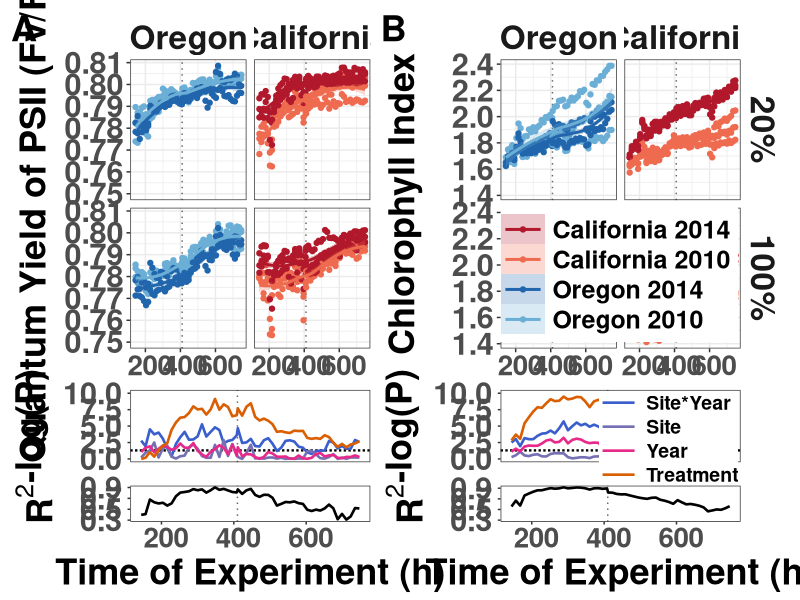
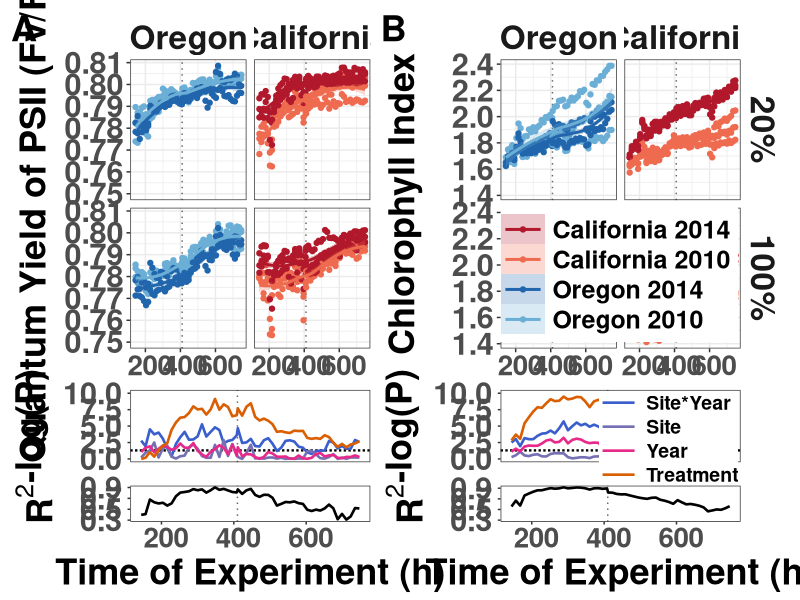

These figures' R source, in order:
##################################################################################
## Fig 2 : Fv/FM and Chlorophyl graphs with P-values
## Get select graphs for 20 and 100%
## Four-color version: California 2014/2010 in reds, Oregon 2014/2010 in blues
###################################################################################
#Import libraries
library(tidyverse)

#Import Data
PS2_all <- read_csv("data/PS2_all.csv")
PS2_all <- PS2_all %>% mutate(Treatment = factor(Treatment, levels = c("20%", "40%", "60%", "80%", "100%")),
                              Timepoint = factor(Timepoint, levels = c("Early", "Late")))

#Colors: same four Site x Year groups and colors as Fig 1C (legend order too)
grp_levels <- c("California 2014", "California 2010", "Oregon 2014", "Oregon 2010")
grp_cols   <- c("California 2014" = "#B2182B", "California 2010" = "#EF6B4F",
                "Oregon 2014"     = "#2166AC", "Oregon 2010"     = "#6BAED6")

###################################################################################
#Linear Models

library(car)
library(patchwork)

# Data for the models: 20% and 100% only (same subset as the top graphs)
PS2_sub <- PS2_all %>%
  dplyr::filter(Treatment %in% c("20%", "100%")) %>%
  mutate(Treatment = factor(Treatment, levels = c("20%", "100%")),
         Year = factor(Year, levels = c(2010, 2014)),
         Site = factor(Site, levels = c("Oregon", "California")))

#Overall models
mod_FvFm <- lm(Fv.Fm ~ Site * Year + Treatment, data = PS2_sub)
Anova(mod_FvFm)

mod_ChlIdx <- lm(ChlIdx ~ Site * Year + Treatment, data = PS2_sub)
Anova(mod_ChlIdx)

# Plot data: 20% and 100% only, with the Site x Year group used for color
plot_data <- PS2_all %>%
  dplyr::filter(Treatment %in% c("20%", "100%")) %>%
  mutate(Treatment = factor(Treatment, levels = c("20%", "100%")),
         Year = factor(Year, levels = c(2010, 2014)),
         Site = factor(Site, levels = c("Oregon", "California")),
         grp  = factor(paste(Site, Year), levels = grp_levels))

###################################### Fv.Fm: 20% vs 100%, Both Sites ######################################
############################################################################################################
p_fvfm <- plot_data %>%
  ggplot(aes(x = TOE, y = Fv.Fm, color = grp, fill = grp)) +
  geom_point() +
  scale_color_manual(values = grp_cols, breaks = grp_levels, name = NULL) +
  scale_fill_manual(values = grp_cols,  breaks = grp_levels, name = NULL) +
  geom_smooth(alpha = 0.25) +
  facet_grid(Treatment ~ Site) +
  coord_cartesian(ylim = c(0.75, NA)) +
  labs(x = "Time of Experiment", y = "Quantum Yield of PSII (Fv/Fm)") +
  theme_bw() + theme(
    axis.text.x = element_text(size = 20, face = "bold", hjust = 0.4),
    axis.text.y = element_text(size = 22, face = "bold"),
    axis.title.x = element_text(color = "black", size = 26, vjust = 0.5, face = "bold"),
    axis.title.y = element_text(color = "black", size = 26, vjust = 1.7, face = "bold", hjust = 0.5),
    legend.title = element_blank(),
    legend.text = element_text(size = 26, face = "bold"),
    legend.key.size = unit(2, "lines"),
    legend.key.height = unit(1.6, "lines"),
    strip.text = element_text(size = 24, face = "bold"),
    strip.background = element_blank()
  )

###################################### ChlIdx: 20% vs 100%, Both Sites #####################################
############################################################################################################

p_chlidx <- plot_data %>%
  ggplot(aes(x = TOE, y = ChlIdx, color = grp, fill = grp)) +
  geom_point() +
  scale_color_manual(values = grp_cols, breaks = grp_levels, name = NULL) +
  scale_fill_manual(values = grp_cols,  breaks = grp_levels, name = NULL) +
  geom_smooth(alpha = 0.25) +
  facet_grid(Treatment ~ Site) +
  labs(x = "Time of Experiment", y = "Chlorophyll Index") +
  theme_bw() + theme(
    axis.text.x = element_text(size = 20, face = "bold", hjust = 0.4),
    axis.text.y = element_text(size = 22, face = "bold"),
    axis.title.x = element_text(color = "black", size = 26, vjust = 0.5, face = "bold"),
    axis.title.y = element_text(color = "black", size = 26, vjust = 1.7, face = "bold", hjust = 0.5),
    legend.title = element_blank(),
    legend.text = element_text(size = 20, face = "bold"),
    legend.key.size = unit(2, "lines"),
    legend.key.height = unit(1.6, "lines"),
    strip.text = element_text(size = 24, face = "bold"),
    strip.background = element_blank()
  )

library(cowplot)

###################################### Combined: Side-by-side (wide) #######################################
############################################################################################################

# Drop the legend and the Treatment facet strip from the left-hand plot so
# only one shared legend and one set of Treatment labels (on the right plot) appear
p_fvfm_nolegend <- p_fvfm + theme(
  legend.position = "none",
  strip.background.y = element_blank(),
  strip.text.y = element_blank()
)

# Legend inside the right-hand plot; four entries now, so text and keys are smaller than the 2-color version
# >>> ADJUST THESE NUMBERS (x, y) TO REPOSITION THE LEGEND, AND THE SIZES TO RESIZE IT <<<
p_chlidx_combined <- p_chlidx + theme(
  legend.position = "inside",
  legend.position.inside = c(0.99, 0.49),   # <-- tweak x/y (0-1 range) here
  legend.justification = c(1, 1),
  legend.background = element_rect(fill = "white", color = NA),
  legend.text = element_text(size = 18, face = "bold"),
  legend.key.size = unit(2.2, "lines"),
  legend.key.height = unit(1.5, "lines")
)

############################################################################################################
#P-value and R2 graphs (unchanged: these show model terms, not Site x Year groups)
# Fit the same model at each TOE; keep P-value per term and adjusted R2 of the full model
get_toe_stats <- function(data, response) {
  data %>%
    group_by(TOE) %>%
    group_modify(~ {
      out <- tryCatch({
        m <- lm(as.formula(paste0("`", response, "` ~ Site * Year + Treatment")), data = .x)
        a <- Anova(m)
        tibble(Term = rownames(a),
               p = a$`Pr(>F)`,
               adjR2 = summary(m)$adj.r.squared)
      }, error = function(e) {
        tibble(Term = c("Site", "Year", "Treatment", "Site:Year", "Residuals"),
               p = NA_real_, adjR2 = NA_real_)
      })
      out
    }) %>%
    ungroup() %>%
    dplyr::filter(Term != "Residuals") %>%
    mutate(negLogP = -log10(p),
           Term = dplyr::recode(Term, "Site:Year" = "Site*Year"),
           Term = factor(Term, levels = c("Site*Year", "Site", "Year", "Treatment")))
}

toe_stats_fvfm   <- get_toe_stats(PS2_sub, "Fv.Fm")
toe_stats_chlidx <- get_toe_stats(PS2_sub, "ChlIdx")

############################################################################################################
###################################### Formatting (middle + bottom) ########################################
############################################################################################################
legend_space <- 5.5   # right margin; 5.5 is the ggplot default so the right edges match the top graphs

# >>> Gap (pt) between the y-axis title and the tick text on the P-value and R2 graphs <<<
ytitle_gap <- 2

#Shared theme: no grid lines, bold text, text sizes matched to the top figures, zero vertical margins
fig_theme <- theme_bw() + theme(
  panel.grid = element_blank(),
  axis.text.x = element_text(size = 20, face = "bold", hjust = 0.4),
  axis.text.y = element_text(size = 22, face = "bold", margin = margin(r = 4)),
  axis.title = element_text(color = "black", size = 26, face = "bold"),
  axis.title.y = element_text(color = "black", size = 26, face = "bold", margin = margin(r = ytitle_gap)),
  axis.ticks.length = unit(2, "pt"),
  legend.title = element_blank(),
  legend.text = element_text(size = 8, face = "bold"),
  legend.key.size = unit(0.8, "lines"),
  legend.margin = margin(0, 0, 0, 0),
  legend.spacing.y = unit(0, "pt"),
  legend.justification = c(0, 0.5),
  strip.text = element_text(size = 24, face = "bold"),
  strip.background = element_blank(),
  plot.margin = margin(t = 0, r = legend_space, b = 0, l = 5)
)

# Thin dotted black vertical line at TOE = 410 (used on all six graphs)
vline_410 <- function() {
  geom_vline(xintercept = 410, color = "black", linetype = "dotted",
             linewidth = 0.5, alpha = 0.6, show.legend = FALSE)
}

#Term colors, matched to Fig 1a
term_colors <- c("Site*Year" = "royalblue3",
                 "Treatment" = "#D95F02",
                 "Site"      = "#7570B3",
                 "Year"      = "#E7298A")

#Middle: -log10(P-value) across TOE (black dashed line = P of 0.05, same as Fig 1a)
make_P_plot <- function(toe_stats, show_legend = TRUE) {
  p <- ggplot(toe_stats, aes(x = TOE, y = negLogP, color = Term)) +
    vline_410() +
    geom_hline(yintercept = -log10(0.05), color = "black", linetype = "11", linewidth = 0.8) +
    geom_line(linewidth = 0.9, linetype = "solid") +
    scale_color_manual(values = term_colors) +
    scale_y_continuous(breaks = seq(0, 10, 2.5)) +
    coord_cartesian(ylim = c(0, 10)) +
    labs(x = NULL, y = "\u2010log(P)") +
    fig_theme +
    theme(axis.text.x = element_blank(),
          axis.ticks.x = element_blank())
  
  if (show_legend) {
    p + theme(
      legend.position = "inside",
      legend.position.inside = c(0.99, 0.99),
      legend.justification = c(1, 1),
      legend.background = element_rect(fill = "white", color = NA),
      legend.text = element_text(size = 14, face = "bold"),
      legend.key.size = unit(1.2, "lines"),
      legend.key.width = unit(2, "lines")
    )
  } else {
    p + theme(legend.position = "none")
  }
}

#Bottom: adjusted R2 of the full model across TOE (only graph with the x-axis title)
R2_title_hjust <- 0.56

make_R2_plot <- function(toe_stats, breaks = ggplot2::waiver()) {
  toe_stats %>% distinct(TOE, adjR2) %>%
    ggplot(aes(x = TOE, y = adjR2)) +
    vline_410() +
    geom_line(linewidth = 0.9) +
    scale_y_continuous(breaks = breaks) +
    expand_limits(y = 0.3) +
    labs(x = "Time of Experiment (h)", y = expression(bold(R^2))) +
    fig_theme +
    theme(axis.title.y = element_text(hjust = R2_title_hjust))
}

P_fvfm    <- make_P_plot(toe_stats_fvfm,   show_legend = FALSE)
P_chlidx  <- make_P_plot(toe_stats_chlidx, show_legend = TRUE)
R2_fvfm   <- make_R2_plot(toe_stats_fvfm,   breaks = c(0.3, 0.5, 0.7, 0.9))
R2_chlidx <- make_R2_plot(toe_stats_chlidx, breaks = c(0.3, 0.5, 0.7, 0.9))

############################################################################################################
###################################### Top row: A / B labels, no x-axis title ##############################
############################################################################################################
tag_x_A <- 0.025
tag_x_B <- 0.020

tag_theme <- function(x) {
  theme(
    plot.tag = element_text(size = 26, face = "bold", hjust = 0.5, vjust = 1),
    plot.tag.location = "plot",
    plot.tag.position = c(x, 1),
    axis.title.x = element_blank()
  )
}

# Put the dotted line at TOE = 410 behind the points and curves of a top graph
add_vline_back <- function(p) {
  p$layers <- append(list(vline_410()), p$layers)
  p
}

p_A <- add_vline_back(p_fvfm_nolegend) + labs(tag = "A") + tag_theme(tag_x_A)

p_B <- add_vline_back(p_chlidx_combined) + labs(tag = "B") + tag_theme(tag_x_B) +
  theme(axis.title.y = element_text(vjust = 1.9))

############################################################################################################
###################################### Combine: flat 4 rows x 2 columns grid ###############################
############################################################################################################
Fig2_full <- wrap_plots(p_A, p_B,
                        P_fvfm, P_chlidx,
                        plot_spacer(), plot_spacer(),
                        R2_fvfm, R2_chlidx,
                        ncol = 2) +
  plot_layout(heights = c(4, 1, 0.075, 0.5))
Fig2_full

ggsave("paper_graphs/Fig2b_fvfm_chlidx_stats.pdf",
       plot = Fig2_full, width = 20, height = 16, units = "in")
